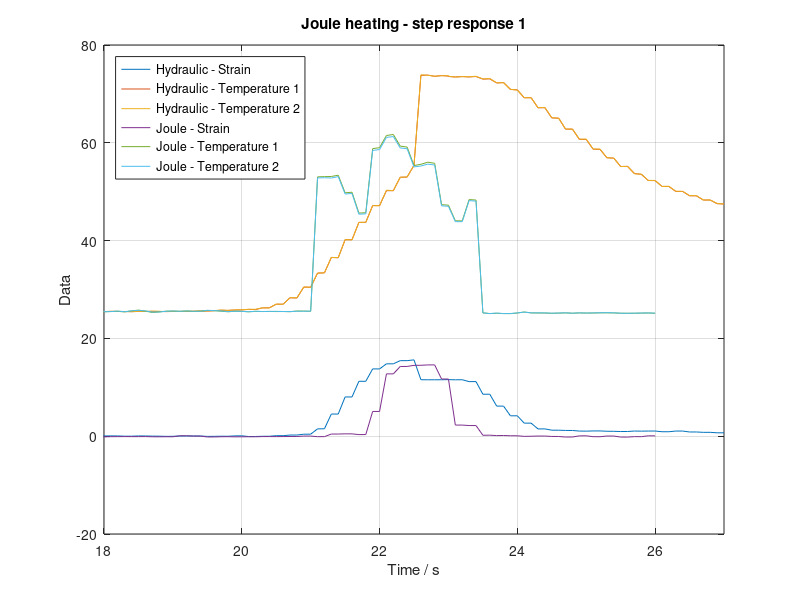

This chart was generated by the following MATLAB code:
close all;
clear all;

load('hyd_stp_5.txt');
z5=length(hyd_stp_5);
s5a=(hyd_stp_5(1:225,2))/7.5*6;
s5b=(hyd_stp_5(1675:1720,2))/7.5*6;
s5=[s5a;s5b];
T51a=(hyd_stp_5(1:225,3));
T51b=(hyd_stp_5(1675:1720,3));
T51=[T51a;T51b];
T52a=(hyd_stp_5(1:225,4));
T52b=(hyd_stp_5(1675:1720,4));
T52=[T52a;T52b];
t5a=(.1:.1:23)';
t5b=(23:.1:27)';
t5=[t5a;t5b];
load('ele_stp_1.txt');
z1=length(ele_stp_1);
s1=(ele_stp_1(1:z1,2))/6*7.5;
T11=(ele_stp_1(1:z1,3));
T12=(ele_stp_1(1:z1,4));
t1=(.1+17:.1:z1/10+17)';

scrsz=get(0,'Screensize');
figure('Position',[1 scrsz(4) scrsz(3) scrsz(4)])
xlabel('Time / s');
ylabel('Data');
plot(t5,s5,t5,T51,t5,T52,t1,s1,t1,T11,t1,T12);
xlim([18 27]);
%xlim([166 172]);
xlabel('Time / s');
ylabel('Data');
title('Joule heating - step response 1');
legend('Hydraulic - Strain','Hydraulic - Temperature 1',...
    'Hydraulic - Temperature 2','Joule - Strain','Joule - Temperature 1',...
    'Joule - Temperature 2','Location','NorthWest');
grid on;